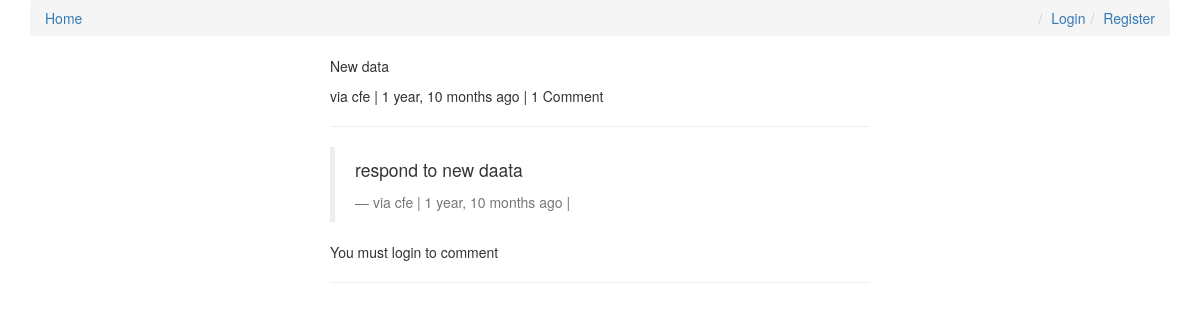
Screenshot of /comments/3/ with the database file from the repository.
### comments/models.py (models this page shows, shortened)
class Comment(models.Model):
    user        = models.ForeignKey(settings.AUTH_USER_MODEL, default=1)
    content_type = models.ForeignKey(ContentType, on_delete=models.CASCADE)
    object_id = models.PositiveIntegerField()
    content_object = GenericForeignKey('content_type', 'object_id')
    parent      = models.ForeignKey("self", null=True, blank=True)
    content     = models.TextField()
    timestamp   = models.DateTimeField(auto_now_add=True)
    objects = CommentManager()
    class Meta:
        ordering = ['-timestamp']
    def children(self): #replies
        return Comment.objects.filter(parent=self)
    @property
    def is_parent(self):
        if self.parent is not None:
            return False
        return True

### comments/views.py (the view, shortened to what this page needs)
# urls.py: url(r'^(?P<id>\d+)/$', comment_thread, name='thread'),
def comment_thread(request, id):
    try:
        obj = Comment.objects.get(id=id)
    except:
        raise Http404
    if not obj.is_parent:
        obj = obj.parent
    content_object = obj.content_object # Post that the comment is on
    content_id = obj.content_object.id
    initial_data = {
            "content_type": obj.content_type,
            "object_id": obj.object_id
    }
    form = CommentForm(request.POST or None, initial=initial_data)
    context = {
        "comment": obj,
        "form": form,
    }
    return render(request, "comment_thread.html", context)

### templates/comment_thread.html (shortened to what this page needs)
{% extends "base.html" %}
{% load urlify %}
{% load crispy_forms_tags %}
{% block content %}
<div class='col-sm-6 col-sm-offset-3'>
          <p>{{ comment.content }}</p>
          <footer>via {{ comment.user }} | {{ comment.timestamp|timesince }} ago | {% if comment.children.count > 0 %}{{ comment.children.count }} Comment {% endif %} </footer>
          <hr/>
          <div>
              {% for child_comment in comment.children %}
                <blockquote>
                <p>{{ child_comment.content }}</p>
                <footer>via {{ child_comment.user }} | {{ child_comment.timestamp|timesince }} ago | {% if request.user == child_comment.user %}<a href='{{ child_comment.get_delete_url }}'>Delete</a>{% endif %}</footer>
                </blockquote>
             {% endfor %}
             {% if request.user.is_authenticated %}
            <form method="POST" action="."> {% csrf_token %}
                {{ form|crispy }}
                <input type='hidden' name='parent_id' value='{{ comment.id }}'>
                <input type='submit' value='Reply' class='btn btn-default'>
            </form>
            {% else %}
            <p>You must login to comment </p>
            {% endif %}
        </div>
        <hr/>
</div>
{% endblock content %}

### templates/base.html (shortened to what this page needs)
{% load staticfiles %}
<html>
<head>
<link rel="stylesheet" href="https://maxcdn.bootstrapcdn.com/bootstrap/3.3.6/css/bootstrap.min.css">
<link rel="stylesheet" href="https://maxcdn.bootstrapcdn.com/bootstrap/3.3.6/css/bootstrap-theme.min.css">
<link rel='stylesheet' href='https://maxcdn.bootstrapcdn.com/font-awesome/4.5.0/css/font-awesome.min.css' >
<link rel='stylesheet' href='{% static "css/base.css" %}' />
</head>
<body>
<div class='container'>
    <ol class='breadcrumb'>
        <li><a href='{% url "posts:list" %}'>Home</a></li>
        {% if not request.user.is_authenticated %}
        <li class='pull-right'><a href='{% url "register" %}'>Register</a></li>
        <li class='pull-right'><a href='{% url "login" %}'>Login</a></li>
        {% else %}
        <li class='pull-right'><a href='{% url "logout" %}'>Logout</a></li>
        {% endif %}
    </ol>
{% block content %}{% endblock content %}
</div>
</body>
</html>

### rows the page displays
Comment: content "New data", user "cfe", timestamp "1 year, 10 months", children.count "1"
Comment: content "respond to new daata", user "cfe", timestamp "1 year, 10 months"
